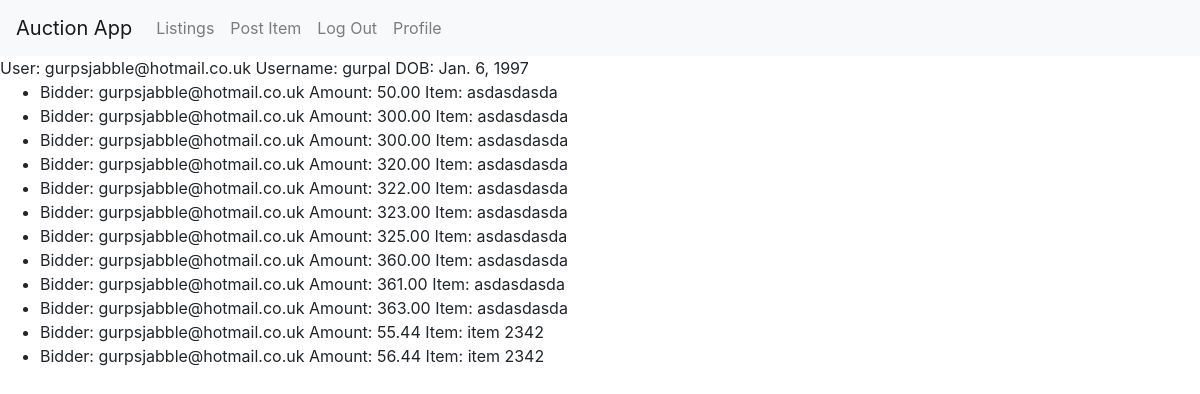
Page /auction/profile/ (signed in) on the earlier database version.
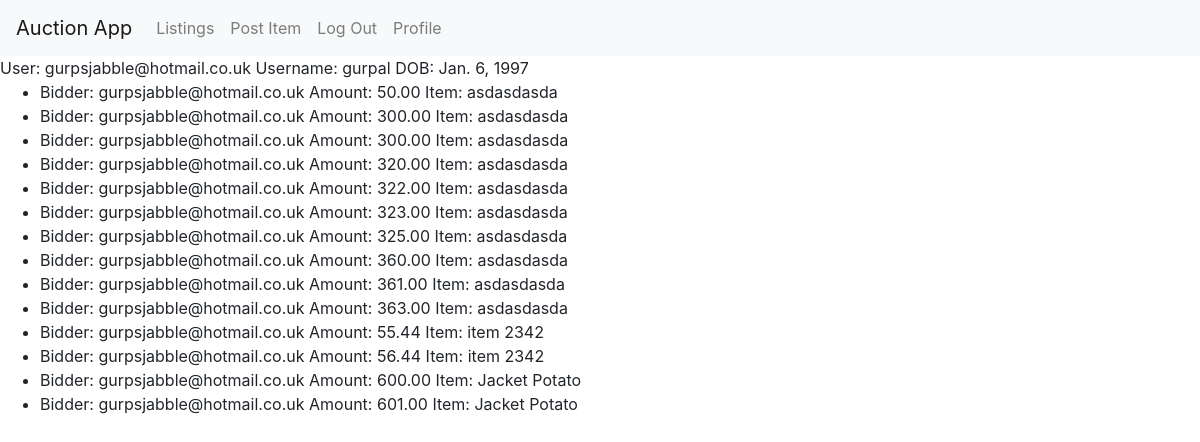
Same page on the later database version.
### auction/models.py (models this page shows)
class Bid(models.Model):
  userProfile = models.ForeignKey(UserProfile, on_delete=models.CASCADE)
  item = models.ForeignKey(Item, on_delete=models.CASCADE)
  amount = models.DecimalField(max_digits=8, decimal_places=2)
  bidDateTime = models.DateTimeField()

class Item(models.Model):
  title = models.CharField(max_length=100)
  description = models.CharField(max_length=100)
  image = models.ImageField(upload_to='gallery', blank=True, null=True)
  endDateTime = models.DateTimeField(default=now, editable=True)
  userProfile = models.ForeignKey(UserProfile, on_delete=models.CASCADE)
  price = models.DecimalField(max_digits=8, decimal_places=2, default=0.99)

### auction/views.py (the view)
    def check_loggedin(request):
        if 'username' in request.session:
            return view(request)
        else:
            return redirect('/auction/login')

### auction/models.py (called while the page is built)
    def __str__(self):
          return "username: " + self.username +  '\nemail:' + self.email + ", \ndob: " + str(self.dob)

### auction/views.py (called while the page is built)
def loggedin(view):
    def check_loggedin(request):
        if 'username' in request.session:
            return view(request)
        else:
            return redirect('/auction/login')
    return check_loggedin

@loggedin
def profile(request):
    user = UserProfile.objects.get(username=request.session['username'])
    bids = Bid.objects.filter(userProfile=user)
    context = {
        'user': user,
        'bids': bids
    }
    print(context)
    return render(request, 'auction/profile.html', context)

### auction/templates/auction/profile.html (shortened to what this page needs)
<!DOCTYPE html>
<html lang="en">
  <head>
    <link
      rel="stylesheet"
      href="https://maxcdn.bootstrapcdn.com/bootstrap/4.1.3/css/bootstrap.min.css"
    />
  </head>
  <body>
    <nav class="navbar navbar-expand-lg navbar-light bg-light">
      <a class="navbar-brand" href="/auction/">Auction App</a>
      <div class="collapse navbar-collapse" id="navbarSupportedContent">
        <ul class="navbar-nav mr-auto">
          <li class="nav-item">
            <a class="nav-link" href="/auction/listings"
              >Listings <span class="sr-only">(current)</span></a
            >
          </li>
          {% if request.session.username is None %}
          <li class="nav-item">
            <a class="nav-link" href="/auction/login"
              >Log In <span class="sr-only">(current)</span></a
            >
          </li>
          {% else %}
          <li class="nav-item">
            <a class="nav-link" href="/auction/list"
              >Post Item <span class="sr-only">(current)</span></a
            >
          </li>
          <li class="nav-item">
            <a class="nav-link" href="/auction/logout"
              >Log Out <span class="sr-only">(current)</span></a
            >
          </li>
          <li class="nav-item">
              <a class="nav-link" href="/auction/profile"
                >Profile <span class="sr-only">(current)</span></a
              >
            </li
          {% endif %}
        </ul>
      </div>
    </nav>
    User: {{user.email}} Username: {{user.username}} DOB: {{user.dob}}
    <ul>
      {% for bid in bids %}
      <li>
        Bidder: {{bid.userProfile.email}} Amount: {{bid.amount}} Item:
        {{bid.item.title}}
      </li>
      {% endfor %}
    </ul>
  </body>
</html>

Differences in the rows shown:
added Bid: userProfile.email "gurpsjabble@hotmail.co.uk", amount "600.00", item "Jacket Potato"
added Bid: userProfile.email "gurpsjabble@hotmail.co.uk", amount "601.00", item "Jacket Potato"
